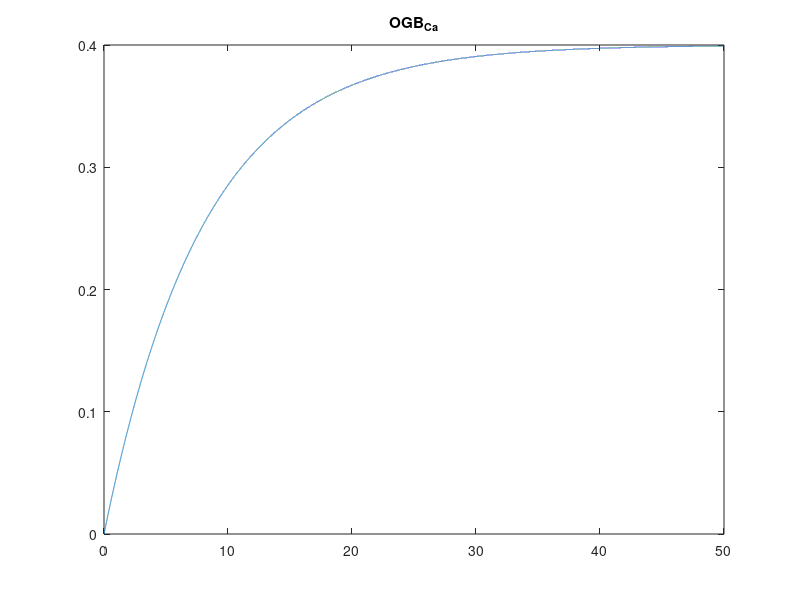

Write the MATLAB code that produced this figure. (Note: this script raises an error after producing the figure.)
function [time,OGB_Ca] = BAPTA_OGB1sim_NoEquil(Ca)
%BAPTA_OGB1sim
%%%%%%%%%%%%%%%%%%%%%%%%%%%%%%%%%%%%%%%%%%%%%%%%%%%%%%%%%%%%%%%%%%%%%%%%%%%
%Summary: Runs simulation of OGB1 response to calcium step in buffer system
%with specified kinetic properties. Typical approximations for rate
%constants of BAPTA and EGTA are included in the parameters section.
%Simulation assumes instantaneous clamp value, thus Ca_f does not vary.
%
%Note that the constants are implemented here to give a Kd of 2E-7M, an
%overestimate for OGB1. Clamping buffer is not included as explicit
%definition unneccesary with instantaneous clamp.
%
%   Inputs:
%       Ca1 - Ca2+ concentration of the step buffer
%
%   Outputs:
%       time - downsampled time from simulation
%       Ca_f - downsampled free calcium
%       OGB_Ca - downsampled bound OGB1
%%%%%%%%%%%%%%%%%%%%%%%%%%%%%%%%%%%%%%%%%%%%%%%%%%%%%%%%%%%%%%%%%%%%%%%%%%%

%with no args, input typical sample values
if nargin==0
    close all;
    Ca = 1e-7;
end

%Parameters and setup
%OGB params
kon_OGB = 5e8;
koff_OGB = 75;
Kd_OGB = koff_OGB/kon_OGB;
OGB_tot = 1;

%Time, Ca0
Ca0 = 0;
dt = 1e-8;%10 nansecond steps, but output is downsampled to 1usec
tSpan = [0,0.050];
time = tSpan(1):dt:tSpan(2);
dSamp = 100;%factor by which to downsample outputs
CaEnd = 500000;%number of simulated datapoints required to see clamp efficiency
    %for EGTA in Ca_f trace

%Doing the steady state stuff
OGB_Ca0 = Ca0/(Kd_OGB + Ca0);%Hill relationship
OGB0 = OGB_tot - OGB_Ca0;%conservation mass

%%%%%%Simulation%%%%%%%

%Declaring States immediately upon instantaneous clamp
%OGB1
OGB = OGB0;
OGB_Ca = zeros(1,length(time)+1);OGB_Ca(1) = OGB_Ca0;

%Run simulation
for i = 1:length(time)+1
    %OGB evolution
    %OGB
    OGB = OGB + dt*...
        (koff_OGB*OGB_Ca(i)...%entering
        - kon_OGB*OGB*Ca);%exiting
    %OGB_Ca
    OGB_Ca(i+1) = OGB_Ca(i) + dt*...
        (kon_OGB*OGB*Ca...%enterin
        - koff_OGB*OGB_Ca(i));%exiting

end
time = time(1:dSamp:end);
OGB_Ca = OGB_Ca(1:dSamp:end);
if nargin==0
    %Make summary plots
    figure;
    plot(1000*time,OGB_Ca);
    title('OGB_{Ca}')
    %set(gca,'ylim',[B_Ca(end)*0.9995,B_Ca(end)*1.0005]);

    error('Call of function without inputs returns no outputs');
end
end
